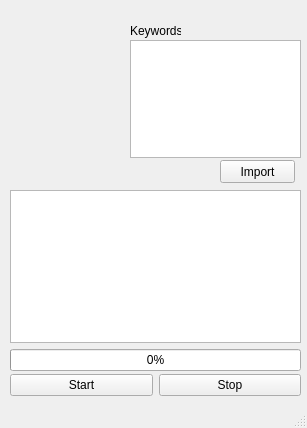
<?xml version="1.0" encoding="UTF-8"?>
<ui version="4.0">
 <class>MainWindow</class>
 <widget class="QMainWindow" name="MainWindow">
  <property name="geometry">
   <rect>
    <x>0</x>
    <y>0</y>
    <width>307</width>
    <height>428</height>
   </rect>
  </property>
  <property name="windowTitle">
   <string>GoogleStories</string>
  </property>
  <property name="styleSheet">
   <string notr="true"/>
  </property>
  <widget class="QWidget" name="centralwidget">
   <widget class="QTextEdit" name="text_keywords">
    <property name="geometry">
     <rect>
      <x>130</x>
      <y>40</y>
      <width>171</width>
      <height>118</height>
     </rect>
    </property>
    <property name="styleSheet">
     <string notr="true"/>
    </property>
   </widget>
   <widget class="QLabel" name="label_keywords_value">
    <property name="geometry">
     <rect>
      <x>190</x>
      <y>20</y>
      <width>81</width>
      <height>21</height>
     </rect>
    </property>
    <property name="text">
     <string/>
    </property>
   </widget>
   <widget class="QLabel" name="label_keywords">
    <property name="geometry">
     <rect>
      <x>130</x>
      <y>20</y>
      <width>51</width>
      <height>21</height>
     </rect>
    </property>
    <property name="text">
     <string>Keywords:</string>
    </property>
   </widget>
   <widget class="QPushButton" name="btn_import">
    <property name="geometry">
     <rect>
      <x>220</x>
      <y>160</y>
      <width>75</width>
      <height>23</height>
     </rect>
    </property>
    <property name="text">
     <string>Import</string>
    </property>
   </widget>
   <widget class="QWidget" name="verticalLayoutWidget">
    <property name="geometry">
     <rect>
      <x>10</x>
      <y>190</y>
      <width>291</width>
      <height>181</height>
     </rect>
    </property>
    <layout class="QVBoxLayout" name="verticalLayout">
     <item>
      <widget class="QListWidget" name="list_results">
       <property name="styleSheet">
        <string notr="true"/>
       </property>
      </widget>
     </item>
     <item>
      <widget class="QProgressBar" name="progress_bar">
       <property name="styleSheet">
        <string notr="true"/>
       </property>
       <property name="value">
        <number>0</number>
       </property>
      </widget>
     </item>
    </layout>
   </widget>
   <widget class="QWidget" name="horizontalLayoutWidget">
    <property name="geometry">
     <rect>
      <x>10</x>
      <y>370</y>
      <width>291</width>
      <height>31</height>
     </rect>
    </property>
    <layout class="QHBoxLayout" name="horizontalLayout">
     <item>
      <widget class="QPushButton" name="btn_start">
       <property name="text">
        <string>Start</string>
       </property>
      </widget>
     </item>
     <item>
      <widget class="QPushButton" name="btn_stop">
       <property name="styleSheet">
        <string notr="true"/>
       </property>
       <property name="text">
        <string>Stop</string>
       </property>
      </widget>
     </item>
    </layout>
   </widget>
  </widget>
  <widget class="QStatusBar" name="statusbar"/>
  <action name="actionImport">
   <property name="text">
    <string>Import</string>
   </property>
  </action>
 </widget>
 <resources/>
 <connections/>
</ui>
